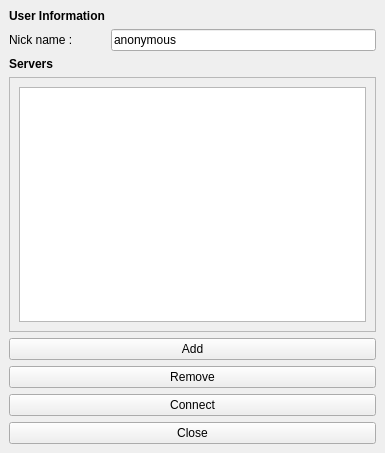
<?xml version="1.0" encoding="UTF-8"?>
<ui version="4.0">
 <class>MainWindow</class>
 <widget class="QMainWindow" name="MainWindow">
  <property name="geometry">
   <rect>
    <x>0</x>
    <y>0</y>
    <width>385</width>
    <height>453</height>
   </rect>
  </property>
  <property name="windowTitle">
   <string>Pchat</string>
  </property>
  <widget class="QWidget" name="centralwidget">
   <layout class="QVBoxLayout" name="verticalLayout_3">
    <item>
     <layout class="QFormLayout" name="formLayout_4">
      <item row="0" column="0">
       <widget class="QLabel" name="label">
        <property name="text">
         <string>&lt;html&gt;&lt;head/&gt;&lt;body&gt;&lt;p&gt;&lt;span style=&quot; font-weight:600;&quot;&gt;User Information&lt;/span&gt;&lt;/p&gt;&lt;/body&gt;&lt;/html&gt;</string>
        </property>
       </widget>
      </item>
      <item row="2" column="0">
       <widget class="QLabel" name="label_2">
        <property name="text">
         <string>Nick name :</string>
        </property>
       </widget>
      </item>
      <item row="2" column="1">
       <widget class="QLineEdit" name="lineEdit">
        <property name="text">
         <string>anonymous</string>
        </property>
       </widget>
      </item>
     </layout>
    </item>
    <item>
     <widget class="QLabel" name="label_4">
      <property name="text">
       <string>&lt;html&gt;&lt;head/&gt;&lt;body&gt;&lt;p&gt;&lt;span style=&quot; font-weight:600;&quot;&gt;Servers&lt;/span&gt;&lt;/p&gt;&lt;/body&gt;&lt;/html&gt;</string>
      </property>
     </widget>
    </item>
    <item>
     <widget class="QScrollArea" name="scrollArea">
      <property name="widgetResizable">
       <bool>true</bool>
      </property>
      <widget class="QWidget" name="scrollAreaWidgetContents">
       <property name="geometry">
        <rect>
         <x>0</x>
         <y>0</y>
         <width>365</width>
         <height>210</height>
        </rect>
       </property>
       <layout class="QHBoxLayout" name="horizontalLayout">
        <item>
         <widget class="QListWidget" name="listWidget"/>
        </item>
       </layout>
      </widget>
     </widget>
    </item>
    <item>
     <widget class="QPushButton" name="pushButton">
      <property name="text">
       <string>Add</string>
      </property>
     </widget>
    </item>
    <item>
     <widget class="QPushButton" name="pushButton_2">
      <property name="text">
       <string>Remove</string>
      </property>
     </widget>
    </item>
    <item>
     <widget class="QPushButton" name="pushButton_3">
      <property name="text">
       <string>Connect</string>
      </property>
     </widget>
    </item>
    <item>
     <widget class="QPushButton" name="pushButton_4">
      <property name="text">
       <string>Close</string>
      </property>
     </widget>
    </item>
   </layout>
  </widget>
 </widget>
 <resources/>
 <connections/>
</ui>
